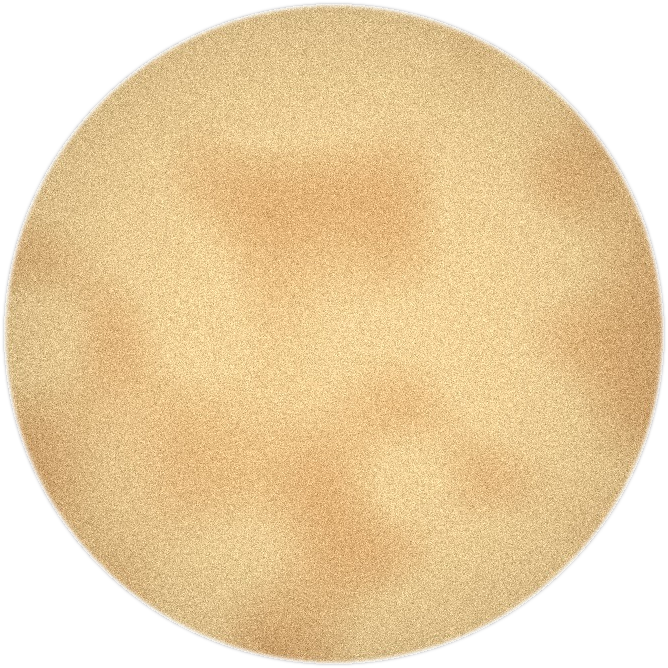
#> input picture ferramentas/arte/lua.png, 668 x 668 px, found by its file name; its folder holds only this picture in this run
$ python -i arte.py   (imports and definitions only)
#> lines starting #> are read from the running program, lines starting #| are printed output that depends on the picture
"""Renderizador dos carrosséis do Awhuuu! (1080x1350 e versão TikTok 1080x1920)."""
from PIL import Image, ImageDraw, ImageFont, ImageFilter
import numpy as np, os, random

RAIZ = os.path.abspath(os.path.join(os.path.dirname(os.path.abspath(__file__)), '..', '..'))
F = os.path.join(os.path.dirname(os.path.abspath(__file__)), 'fontes') + '/'
W, H = 1080, 1350
M = 72
MAXW = W - 2 * M
OSSO = (244, 212, 154)
SANGUE = (213, 6, 12)
SEPIA = (217, 158, 98)
CINZA = (150, 138, 118)
FUNDO = (11, 11, 11)

_fc = {}
# [7 lines left out: function fonte, not called in this run]

def img(rel):
    return Image.open(os.path.join(RAIZ, rel)).convert('RGBA')

# [11 lines left out: function base, not called in this run]

def capa(rel, escurecer=0.82, foco_y=0.5):
    """Imagem de fundo ocupando o card, com sombra embaixo para o título."""
#> called with rel = 'lua.png', escurecer = 0.82, foco_y = 0.5
    im = Image.open(os.path.join(RAIZ, rel)).convert('RGB')
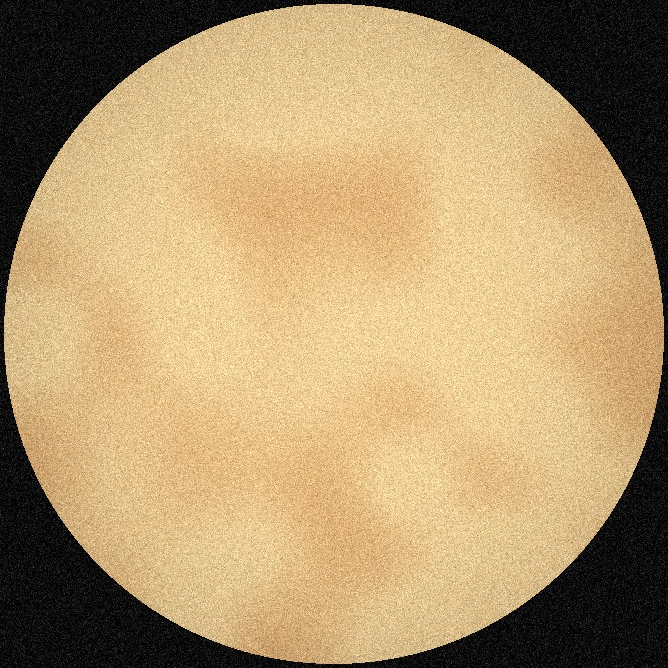
#> im: PIL image 668x668 RGB; mean R, G, B 177.1, 151.3, 108.9
    esc = max(W / im.width, H / im.height)
#> esc = 2.02
    im = im.resize((int(im.width * esc + 0.5), int(im.height * esc + 0.5)), Image.LANCZOS)
#> im: PIL image 1350x1350 RGB
    top = int((im.height - H) * foco_y)
#> top = 0
    left = (im.width - W) // 2
#> left = 135
    im = im.crop((left, top, left + W, top + H)).convert('RGBA')
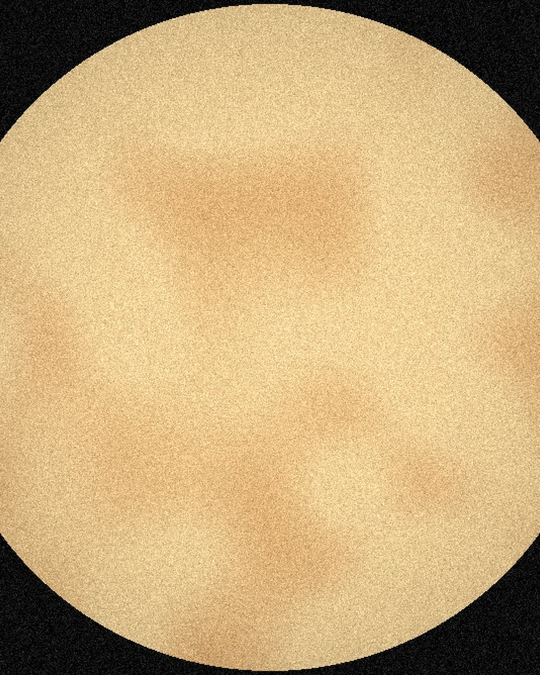
#> im: PIL image 1080x1350 RGBA (shown at 1/2 size); mean R, G, B, A 199.6, 170.7, 122.6, 255
    g = np.zeros((H, W, 4), dtype='uint8')
    alfa = np.clip((np.linspace(0, 1, H) - 0.45) / 0.55, 0, 1) ** 1.3 * 255 * escurecer
    g[..., 3] = alfa[:, None].astype('uint8')
    im.alpha_composite(Image.fromarray(g))
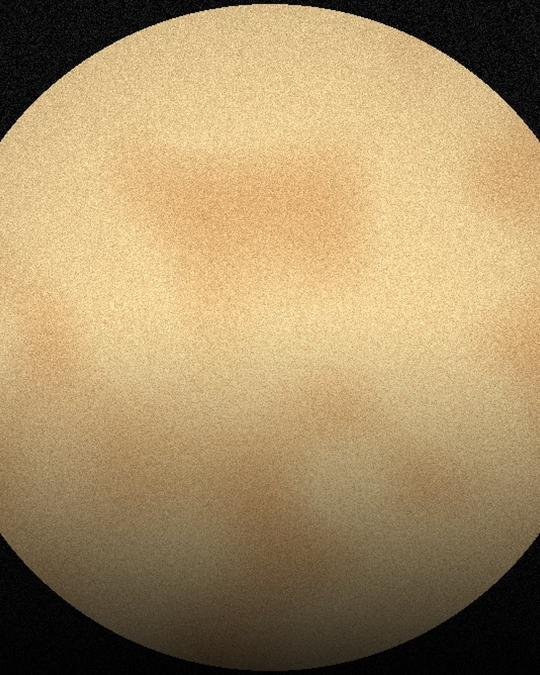
#> im: PIL image 1080x1350 RGBA (shown at 1/2 size); mean R, G, B, A 165.8, 141.9, 101.9, 255
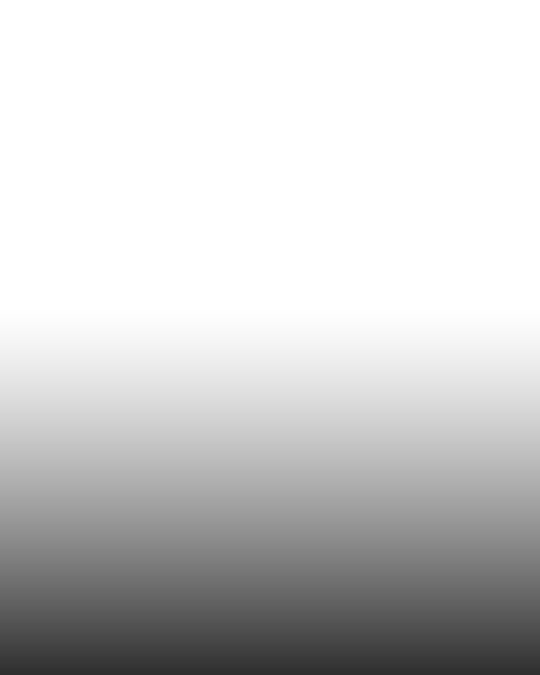
#> g: shape (1350, 1080, 4) (shown at 1/2 size); mean R, G, B, A 0, 0, 0, 49.8; transparent parts drawn white
    topo = np.zeros((H, W, 4), dtype='uint8')
    topo[..., 3] = (np.clip(1 - np.linspace(0, 1, H) / 0.16, 0, 1) * 150)[:, None].astype('uint8')
    im.alpha_composite(Image.fromarray(topo))
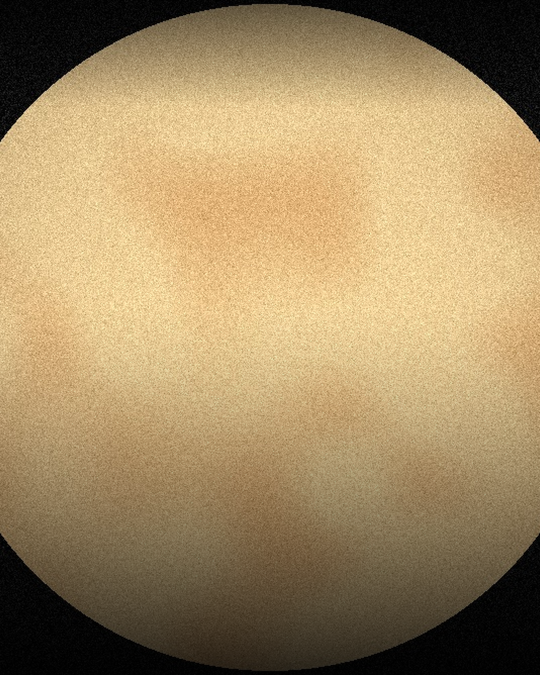
#> im: PIL image 1080x1350 RGBA (shown at 1/2 size); mean R, G, B, A 160.6, 137.4, 98.5, 255
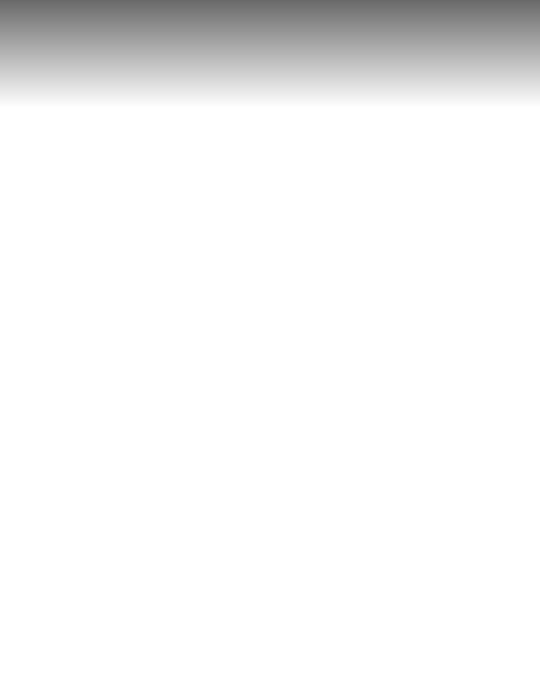
#> topo: shape (1350, 1080, 4) (shown at 1/2 size); mean R, G, B, A 0, 0, 0, 12; transparent parts drawn white
    return im

_emb = None
# [14 lines left out: functions emblema, cabecalho, not called in this run]

_logo = None
# [54 lines left out: functions rodape, quebra, bloco, caber, lista, not called in this run]

_lua = None
# [96 lines left out: functions lua, vinil, foto_quadro, grao, salvar, folha and 4 more, not called in this run]

>>> result = capa('lua.png')
